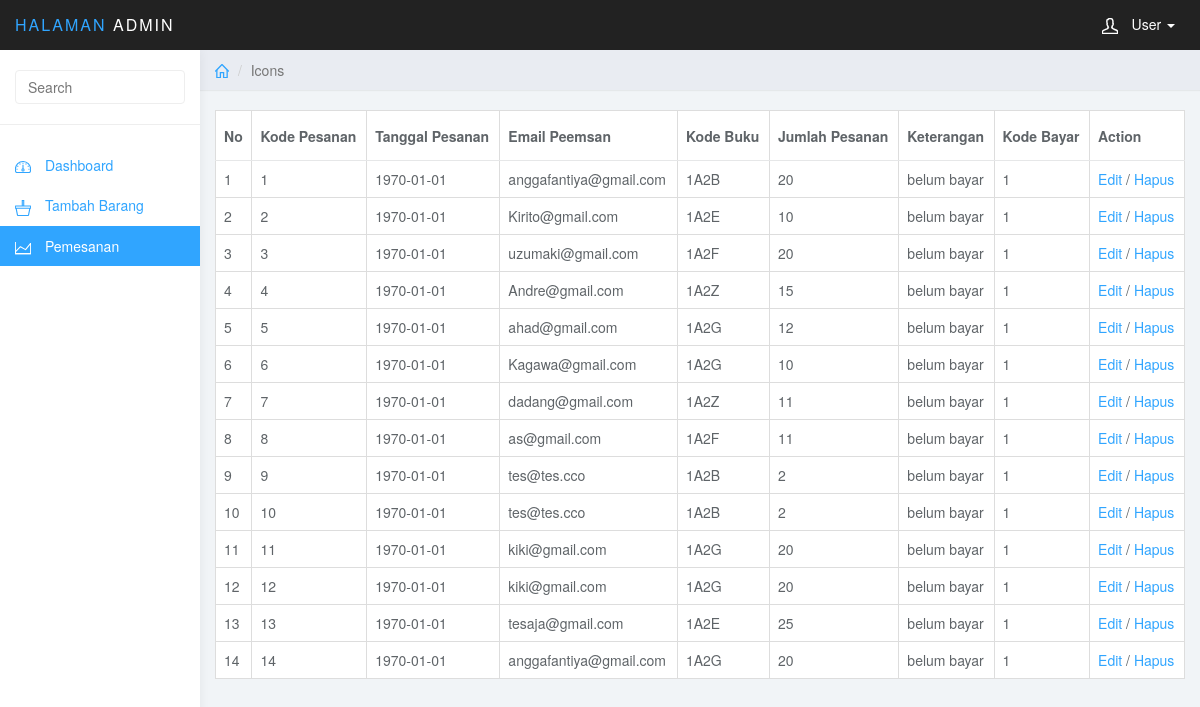
Screenshot of /admin/pemesanan.php (signed in) with the database file from the repository.
### tables this page shows
CREATE TABLE IF NOT EXISTS `afh_pemesanan` (
  `kode_pesanan` int(11) NOT NULL AUTO_INCREMENT,
  `tgl_pemesan` text NOT NULL,
  `email_pemesan` varchar(250) NOT NULL,
  `kode_buku` varchar(250) NOT NULL,
  `jumlah_pesanan` int(11) NOT NULL,
  `keterangan` text NOT NULL,
  `kode_bayar` int(11) NOT NULL,
  PRIMARY KEY (`kode_pesanan`)
);

### admin/pemesanan.php (the view, shortened to what this page needs)
<!DOCTYPE html>
<html>
<head>
<link href="css/bootstrap.min.css" rel="stylesheet">
<link href="css/datepicker3.css" rel="stylesheet">
<link href="css/styles.css" rel="stylesheet">
</head>
<body>
	<nav class="navbar navbar-inverse navbar-fixed-top" role="navigation">
		<div class="container-fluid">
			<div class="navbar-header">
				<a class="navbar-brand" href="#"><span>Halaman </span>Admin</a>
				<ul class="user-menu">
					<li class="dropdown pull-right">
						<a href="#" class="dropdown-toggle" data-toggle="dropdown"><svg class="glyph stroked male-user"><use xlink:href="#stroked-male-user"></use></svg> User <span class="caret"></span></a>
					</li>
				</ul>
			</div>
		</div>
	</nav>
	<div id="sidebar-collapse" class="col-sm-3 col-lg-2 sidebar">
		<form role="search">
			<div class="form-group">
				<input type="text" class="form-control" placeholder="Search">
			</div>
		</form>
		<ul class="nav menu">
			<li ><a href="index.php"><svg class="glyph stroked dashboard-dial"><use xlink:href="#stroked-dashboard-dial"></use></svg> Dashboard</a></li>
			<li ><a href="#"><svg class="glyph stroked basket "><use xlink:href="#stroked-basket"/></svg> Tambah Barang</a></li>
			<li class="active"><a href="pemesanan.php"><svg class="glyph stroked line-graph"><use xlink:href="#stroked-line-graph"></use></svg> Pemesanan</a></li>
		</ul>
	</div>
	<div class="col-sm-9 col-sm-offset-3 col-lg-10 col-lg-offset-2 main">
		<div class="row">
			<ol class="breadcrumb">
				<li><a href="#"><svg class="glyph stroked home"><use xlink:href="#stroked-home"></use></svg></a></li>
				<li class="active">Icons</li>
			</ol>
		</div>
		<div class="row">
		<div class="col-lg-12">
			</div>
		</div>
		<table class="table table-bordered">
                <thead>
                <tr>
                  <th>No</th>
                   <th >Kode Pesanan</th>
                    <th >Tanggal Pesanan</th>
                    <th >Email Peemsan</th>
                    <th >Kode Buku</th>
                    <th>Jumlah Pesanan</th>
                    <th >Keterangan</th>
                    <th>Kode Bayar</th>
                    <th>Action</th>
                </tr>
                </thead>
                    <?php
                      $result=mysql_query('SELECT * FROM afh_pemesanan' );
                      $no=1;
                      while ($row=mysql_fetch_array($result)){
                        echo "<tr>";
                         echo "<td>".$no."</td>";
                         echo "<td>".$row['kode_pesanan']."</td>";
                         echo "<td>".$row['tgl_pemesan']."</td>";
                         echo "<td>".$row['email_pemesan']."</td>";
                         echo "<td>".$row['kode_buku']."</td>";
                         echo "<td>".$row['jumlah_pesanan']."</td>";
                         echo "<td>".$row['keterangan']."</td>";
                         echo "<td>".$row['kode_bayar']."</td>";
                         echo '<td><a href="edit_pemesanan.php?kode_buku='.$row['kode_buku'].'">Edit</a> / <a href="hapus.php?kode_buku='.$row['kode_buku'].'" onclick="return confirm(\'Yakin?\')">Hapus</a></td>';
                         $no++;
                        }
                      ?>
            </table>
	</div>
</body>
</html>

### admin/css/styles.css (style rules this page uses)
body { background: #f1f4f7; padding-top: 50px; color: #5f6468; }
a, a:hover, a:focus { color: #30a5ff; }
.form-control { border: 1px solid #eee; box-shadow: none; }
.navbar-header .navbar-brand { color: #fff; font-size: 16px; text-transform: uppercase; font-weight: 500; letter-spacing: 2px; }
.navbar-header .navbar-brand span { color: #30a5ff; }
.navbar { border: 0; }
.user-menu { display: inline-block; margin-top: 14px; margin-right: 10px; float: right; list-style: none; padding: 0; }
.user-menu a { color: #fff; }
.sidebar { display: block; background-color: #fff; padding: 0; display: none; }
.sidebar form { padding: 20px 15px 5px 15px; border-bottom: 1px solid #eee; margin-bottom: 20px; }
@media (min-width: 768px) { .sidebar { display: block; position: fixed; top: 50px; bottom: 0; left: 0; z-index: 1000; display: block; margin: 0; padding: 0; overflow-x: hidden; overflow-y: auto; background-color: #fff; box-shadow: 1px 0px 10px rgba(0, 0, 0, .05); } }
@media (min-width: 768px) { .navbar-header { width: 100%; } }
.sidebar ul.nav .active a, .sidebar ul.nav li.parent a.active, .sidebar ul.nav .active > a:hover, .sidebar ul.nav li.parent a.active:hover, .sidebar ul.nav .active > a:focus, .sidebar ul.nav li.parent a.active:focus { color: #fff; background-color: #30a5ff; }
.breadcrumb { border-radius: 0; padding: 10px 15px; background: #e9ecf2; box-shadow: 0 1px 1px rgba(0, 0, 0, .05); margin: 0 ; }
.table { background: #fff; }
.table>thead>tr>th { border-bottom: 1px solid #e6e7e8; vertical-align: middle; height: 50px; }
.sidebar .glyph, .user-menu .glyph { height: 16px; width: 16px; margin: 0 10px 0 0; stroke-width: 3px; }
.user-menu .glyph { stroke-width: 4px; }
.breadcrumb .glyph { height: 14px; width: 14px; margin: -2px 0 0 0; stroke-width: 4px; }

### rows the page displays
afh_pemesanan: kode_pesanan "1", tgl_pemesan "1970-01-01", email_pemesan "anggafantiya@gmail.com", kode_buku "1A2B", jumlah_pesanan "20", keterangan "belum bayar", kode_bayar "1"
afh_pemesanan: kode_pesanan "2", tgl_pemesan "1970-01-01", email_pemesan "Kirito@gmail.com", kode_buku "1A2E", jumlah_pesanan "10", keterangan "belum bayar", kode_bayar "1"
afh_pemesanan: kode_pesanan "3", tgl_pemesan "1970-01-01", email_pemesan "uzumaki@gmail.com", kode_buku "1A2F", jumlah_pesanan "20", keterangan "belum bayar", kode_bayar "1"
afh_pemesanan: kode_pesanan "4", tgl_pemesan "1970-01-01", email_pemesan "Andre@gmail.com", kode_buku "1A2Z", jumlah_pesanan "15", keterangan "belum bayar", kode_bayar "1"
afh_pemesanan: kode_pesanan "5", tgl_pemesan "1970-01-01", email_pemesan "ahad@gmail.com", kode_buku "1A2G", jumlah_pesanan "12", keterangan "belum bayar", kode_bayar "1"
afh_pemesanan: kode_pesanan "6", tgl_pemesan "1970-01-01", email_pemesan "Kagawa@gmail.com", kode_buku "1A2G", jumlah_pesanan "10", keterangan "belum bayar", kode_bayar "1"
afh_pemesanan: kode_pesanan "7", tgl_pemesan "1970-01-01", email_pemesan "dadang@gmail.com", kode_buku "1A2Z", jumlah_pesanan "11", keterangan "belum bayar", kode_bayar "1"
afh_pemesanan: kode_pesanan "8", tgl_pemesan "1970-01-01", email_pemesan "as@gmail.com", kode_buku "1A2F", jumlah_pesanan "11", keterangan "belum bayar", kode_bayar "1"
afh_pemesanan: kode_pesanan "9", tgl_pemesan "1970-01-01", email_pemesan "tes@tes.cco", kode_buku "1A2B", jumlah_pesanan "2", keterangan "belum bayar", kode_bayar "1"
afh_pemesanan: kode_pesanan "10", tgl_pemesan "1970-01-01", email_pemesan "tes@tes.cco", kode_buku "1A2B", jumlah_pesanan "2", keterangan "belum bayar", kode_bayar "1"
afh_pemesanan: kode_pesanan "11", tgl_pemesan "1970-01-01", email_pemesan "kiki@gmail.com", kode_buku "1A2G", jumlah_pesanan "20", keterangan "belum bayar", kode_bayar "1"
afh_pemesanan: kode_pesanan "12", tgl_pemesan "1970-01-01", email_pemesan "kiki@gmail.com", kode_buku "1A2G", jumlah_pesanan "20", keterangan "belum bayar", kode_bayar "1"
afh_pemesanan: kode_pesanan "13", tgl_pemesan "1970-01-01", email_pemesan "tesaja@gmail.com", kode_buku "1A2E", jumlah_pesanan "25", keterangan "belum bayar", kode_bayar "1"
afh_pemesanan: kode_pesanan "14", tgl_pemesan "1970-01-01", email_pemesan "anggafantiya@gmail.com", kode_buku "1A2G", jumlah_pesanan "20", keterangan "belum bayar", kode_bayar "1"
